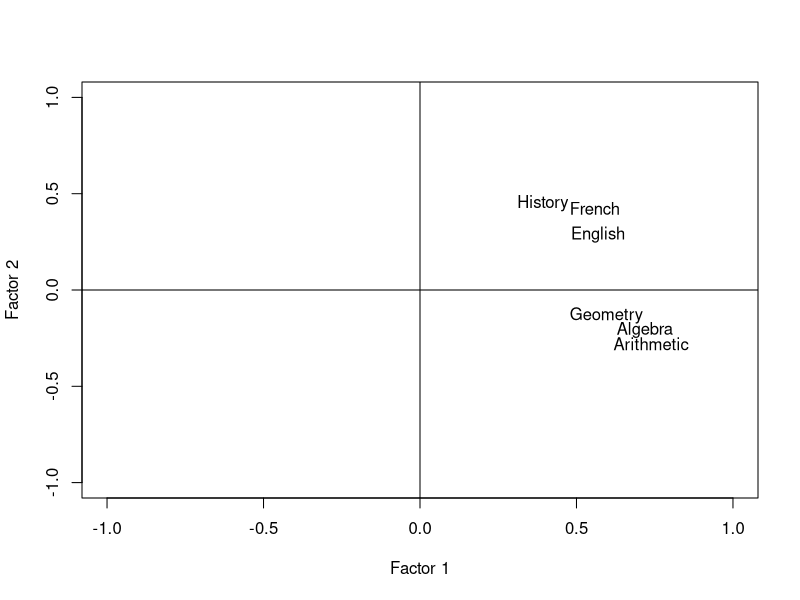
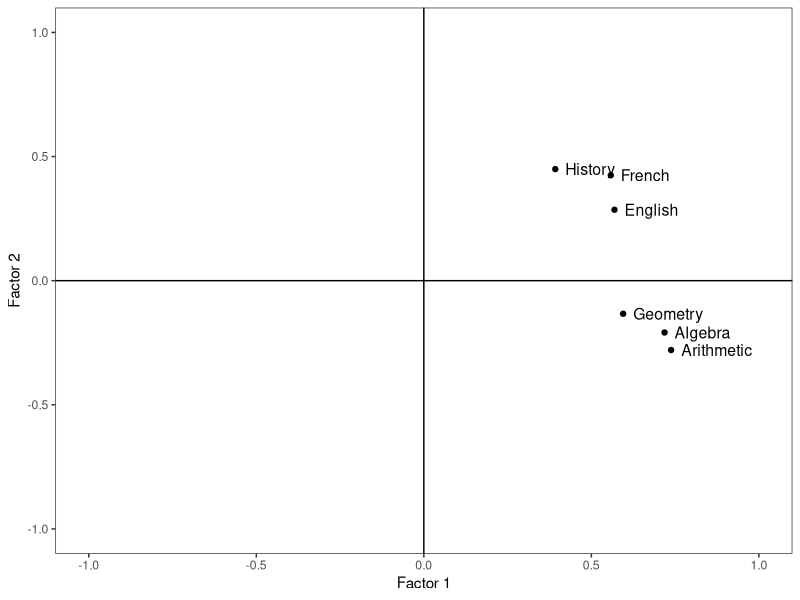
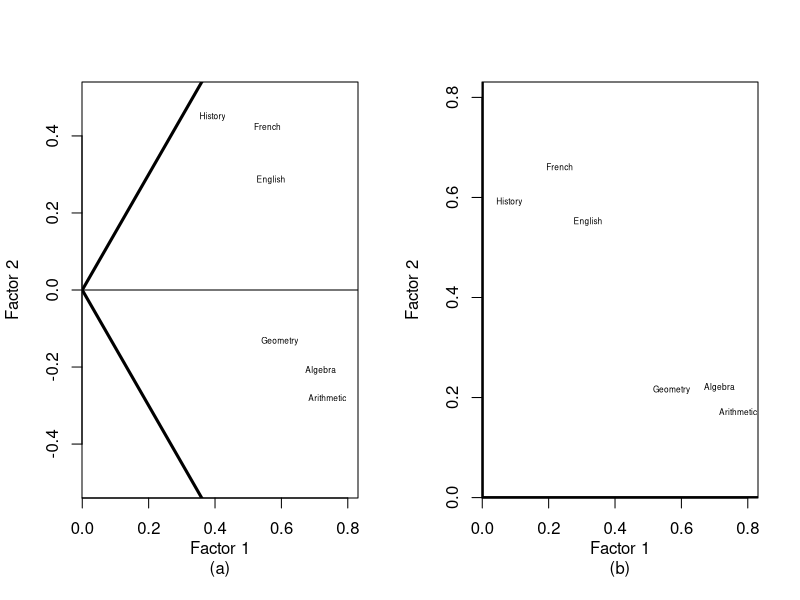
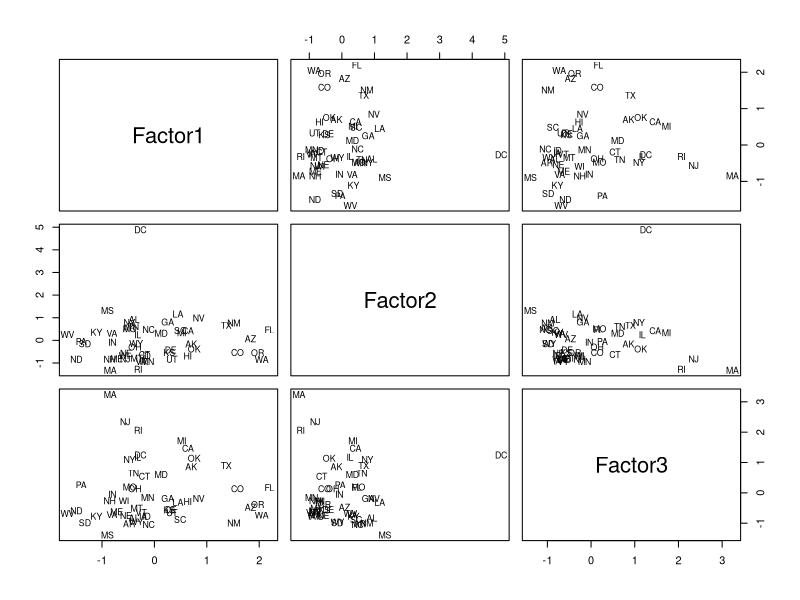

Source code (R) for these figures, in order:
## ---- chunk 1
knitr::opts_chunk$set(echo = TRUE)
## ---- chunk 2
R <- c(  1.00, 0.44, 0.41, 0.29, 0.33, 0.25,
         0.44, 1.00, 0.35, 0.35, 0.32, 0.33,
         0.41, 0.35, 1.00, 0.16, 0.19, 0.18,
         0.29, 0.35, 0.16, 1.00, 0.59, 0.47,
         0.33, 0.32, 0.19, 0.59, 1.00, 0.46,
         0.25, 0.33, 0.18, 0.47, 0.46, 1.00)

school_subjects <- c("French", "English", "History", "Arithmetic", "Algebra", "Geometry")
R <- matrix(R, ncol = 6, byrow = TRUE, dimnames = list(school_subjects, school_subjects))
R

Rfa1 <- factanal(covmat = R, factors = 1, n.obs = 220, rotation = "none")
Rfa2 <- factanal(covmat = R, factors = 2, n.obs = 220, rotation = "none")
Rfa3 <- factanal(covmat = R, factors = 3, n.obs = 220, rotation = "none")
Rfa1
Rfa2
Rfa3
## ---- chunk 3
#install.packages("psych")
library(psych)

RfaNone <- fa(R, nfactors = 2, fm = "ml", rotate = "none")
print.psych(RfaNone)
## ---- chunk 4
lambdaHat <- as.matrix(RfaNone$loadings)
Rhat <- lambdaHat %*% t(lambdaHat) + RfaNone$residual
Rhat
## ---- chunk 5
plot(RfaNone$loadings, type = "n", 
     xlim = c(-1, +1), ylim = c(-1, +1), 
     xlab = "Factor 1", ylab = "Factor 2")
text(RfaNone$loadings, labels = school_subjects)
abline(h = 0, v = 0)
## ---- chunk 6
# same figure with ggplot (overkill, perhaps) - just testing:
library(ggplot2)
RfaNoneLoadings <- as.matrix(RfaNone$loadings)
class(RfaNoneLoadings) <- "matrix"
RfaNoneLoadings <- as.data.frame(RfaNoneLoadings)
RfaNoneLoadings$Subject <- row.names(RfaNoneLoadings)

p1 <- ggplot(RfaNoneLoadings, aes(x = ML1, y = ML2)) + geom_point()
p2 <- p1 + geom_text(aes(x = ML1+0.03, y = ML2+0.00, 
                         label = RfaNoneLoadings$Subject), size=4, hjust=0)
p3 <- p2 + theme_bw() + theme(panel.grid.major = element_blank(), 
                              panel.grid.minor = element_blank())
p4 <- p3 + scale_x_continuous(limits = c(-1, +1), name = "Factor 1")
p5 <- p4 + scale_y_continuous(limits = c(-1, +1), name = "Factor 2")
p6 <- p5 + geom_vline(xintercept=0) + geom_hline(yintercept=0)
p6
## ---- chunk 7
par(mfrow=c(1,2))

plot(RfaNone$loadings, type = "n", xlim = c(0.03, 0.8), ylim = c(-0.5, +0.5), 
     xlab = "Factor 1\n(a)", ylab = "Factor 2")
text(RfaNone$loadings, labels = school_subjects, cex=0.5)
abline(h = 0)
abline(0, +1.5, lwd = 3)
abline(0, -1.5, lwd = 3)

RfaVarimax <- fa(R, nfactors = 2, fm = "ml", rotate = "varimax") # See the note below!

plot(RfaVarimax$loadings, type = "n", xlim = c(0.03, 0.8), ylim = c(0.03, 0.8),
     xlab = "Factor 1\n(b)", ylab = "Factor 2")
text(RfaVarimax$loadings, labels = school_subjects, cex=0.5)
abline(h = 0, v = 0, lwd = 3)
## ---- chunk 8
RfaVarimax <- fa(R, nfactors = 2, fm = "ml", rotate = "varimax")
print.psych(RfaVarimax, sort = TRUE)
## ---- chunk 9
#install.packages("GPArotation")
library(GPArotation)
RfaOblimin <- fa(R, nfactors = 2, fm = "ml", rotate = "oblimin")
print.psych(RfaOblimin, sort = TRUE)
## ---- chunk 10
# see Chapter 13, where this data set was used for the first time:
crime <- read.table("data/crime.txt", sep = '\t')

crime_fa1 <- factanal(crime, factors = 1, rotation = "none")
crime_fa2 <- factanal(crime, factors = 2, rotation = "none")
crime_fa3 <- factanal(crime, factors = 3, rotation = "none")

crime_fa3None <- fa(crime, nfactors = 3, fm = "ml", rotate = "none")
print.psych(crime_fa3None, digits = 3)
## ---- chunk 11
crime_fa3varimax <- fa(crime, nfactors = 3, fm = "ml", rotate = "varimax")
print.psych(crime_fa3varimax, digits = 3, sort = TRUE)
## ---- chunk 12
crime_fa3 <- factanal(crime, factors = 3, method = "mle", rotation = "varimax", 
                      scores = "regression")
pairs(crime_fa3$scores, 
      panel = function(x,y) text(x, y, labels = row.names(crime), cex=0.8))
